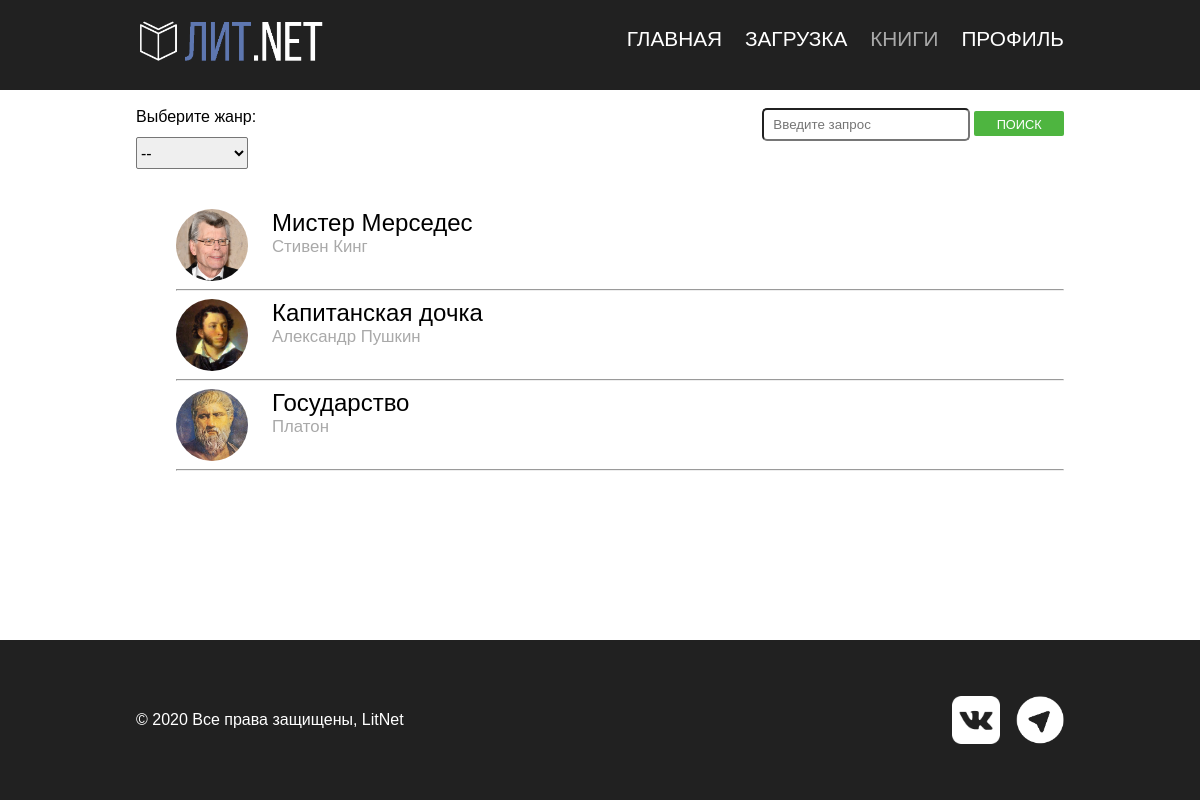
The app's page /books (signed in) with its own data.
### main/models.py (models this page shows, shortened)
class Book(models.Model):
    bookname = models.CharField(max_length=120)
    author = models.CharField(max_length=120)
    style = models.CharField(max_length=120)
    desc = models.TextField()
    form = models.CharField(max_length=120)
    authorPhoto = models.CharField(max_length=120)
    book = models.CharField(max_length=120)
    uploader = models.CharField(max_length=120)

### main/views.py (the view)
# urls.py: path('books', views.books),
def books(request):
    is_login = request.session.get('user', None)
    if is_login != None:
        books = Book.objects.all()
        return render(request, 'bookList.html', {'books': books, 'year': datetime.datetime.now().year})
    return HttpResponseRedirect('/')

### main/templates/bookList.html (shortened to what this page needs)
<!DOCTYPE html>
<html lang="ru">
<head>
    {% load static %}
    <link rel="stylesheet" href="{% static 'css/animations.css' %}">
    <link rel="stylesheet" href="{% static 'css/style.css' %}" type="text/css">
</head>
<body>
    <div class="shortHeader">
        <div class="container inHeader">
            <div class="heading clearfix">
                <a href="/">
                    <img src="{% static 'image/logo.png' %}" class="logo" alt="LitNet">
                </a>
                <nav>
                    <ul class="menu">
                        <li><a href="/">Главная</a></li>
                        <li><a href="/upload">Загрузка</a></li>
                        <li><a class="currentPage" href="/books">Книги</a></li>
                        <li><a href="/me">Профиль</a></li>
                    </ul>
                </nav>
            </div>
        </div>
    </div>
    <br>
    <div class="container clearfix">
        <div class="chooseStyle">
            <span>Выберите жанр:</span>
            <div class="styles">
                <select id="styles">
                    <option>--</option>
                </select>
            </div>
        </div>
        <div class="search">
            <form method="GET">
                <input id="searchKeyWords" type="text" placeholder="  Введите запрос">
                <input id="searchStart" type="button" value="Поиск">
            </form>
        </div>
    </div>
    <div class="container">
        <ul class="bookList">
        {% for u in books %}
            <li id="{{u.id}}">
                <div class="book clearfix">
                    <a href="/books/{{u.book}}">
                        <img src="../static/image/{{u.authorPhoto}}" class="author">
                    </a>
                    <div class="aboutBook">
                        <span class="bookName"><a href="/books/{{u.book}}">{{u.bookname}}</a></span>
                        <span class="authorName"><a href="/books/{{u.book}}">{{u.author}}</a></span>
                    </div>
                </div>
                <hr>
            </li>
        {% endfor %}
        </ul>
    </div>
    <div class="footer" id="shortPageFooter">
        <div class="container rights center">
            <span>© {{year}} Все права защищены, LitNet</span>
            <a href="https://vk.com/nikolayevv"><img class="footerImage" src="{% static 'image/VK.png' %}" alt="Соцсеть"></a>
            <a href="https://tele.gg/nikolayevv"><img class="footerImage" src="{% static 'image/TG.png' %}" alt="Соцсеть"></a>
        </div>
    </div>
</body>

### main/static/css/style.css (style rules this page uses)
body { margin-top: 0; margin-right: 0; margin-bottom: 0; margin-left: 0; font-family: sans-serif; }
.clearfix:after { content: ''; display: table; width: 100%; }
a { text-decoration: none; }
.shortHeader { height: 90px; background-color: #212121; }
.container { width: 58em; margin: 0 auto; }
.logo { margin-top: 1.1em; width: 12em; float: left; }
nav { float: right; margin-top: 1.7em; }
.menu { padding: 0; margin: 0; font-family: sans-serif; font-size: 1.3em; text-decoration: none; text-align: left; text-indent: 1.1em; text-transform: uppercase; }
.menu li { float: left; display: block; word-spacing: 1.5em; }
.menu li a { color: #fff; text-decoration: none; }
.bookList li { list-style-type: none; }
.book { font-size: 1.5em; text-decoration: none; color: #000; display: block; }
.author { border-radius: 50%; width: 3em; float: left; }
.aboutBook { margin-left: 1em; text-decoration: none; float: left; }
.bookName a { font-size: 1em; color: #000; display: block; text-decoration: none; }
.authorName a { font-size: 0.7em; color: darkgrey; display: block; text-decoration: none; }
.styles select { width: 9em; height: 2em; font-size: 1em; border-radius: 2px; width: 7em; padding: 6px 0; margin-top: 0.7em; margin-bottom: 1.5em; }
.chooseStyle { float: left; }
.search { float: right; }
.search input { border-radius: 5px; width: 15em; height: 2em; }
.footer { height: 10em; background-color: #212121; }
#searchStart { background: #4eb540; color: #fff; font-size: 0.8em; text-decoration: none; text-transform: uppercase; border-radius: 2px; width: 7em; padding: 6px 0; margin: 0 auto; text-align: center; cursor: pointer; border: 0; }
.currentPage { color: darkgray !important; }
.rights { padding-top: 3.5em; }
.rights span { color: #FFF; }
.footerImage { width: 3em; height: 3em; padding-left: 1em; float: right; }
#shortPageFooter { width: 100%; position: fixed; left: 0; bottom: 0; }
.center { display: flex; align-items: center; }
.center > span { margin-right: auto; }

### records on screen
Book: authorPhoto (picture), bookname "Мистер Мерседес", author "Стивен Кинг"
Book: authorPhoto (picture), bookname "Капитанская дочка", author "Александр Пушкин"
Book: authorPhoto (picture), bookname "Государство", author "Платон"
